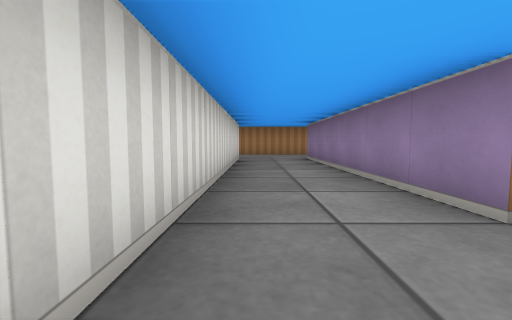
view 1 (above)

17 first-person views from a walk through a cub3D maze. The camera is about half as high as the walls, tilts 4° down and sees 90° across. The floor is counted in squares. Each view is taken from the middle of a square. On the plan, view 1 faces up. The plan holds only what a view shows up to about 9 squares ahead; the rest is blank.

view 2
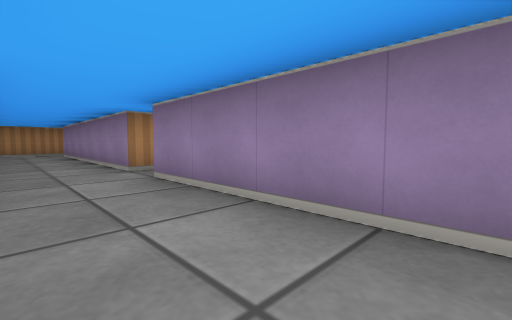

view 3
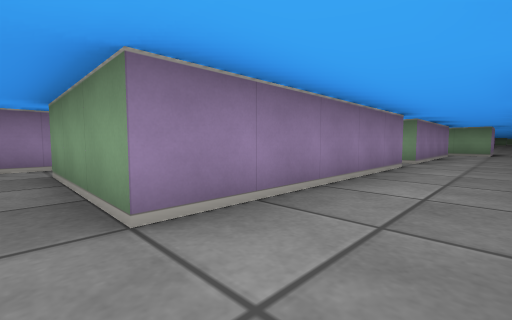

view 4
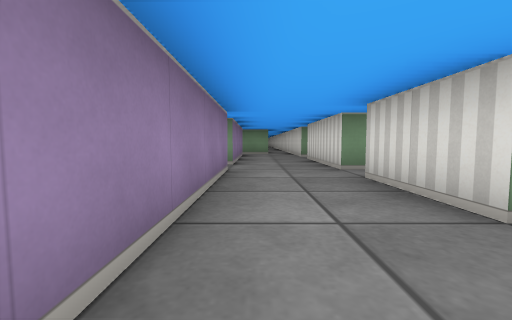

view 5
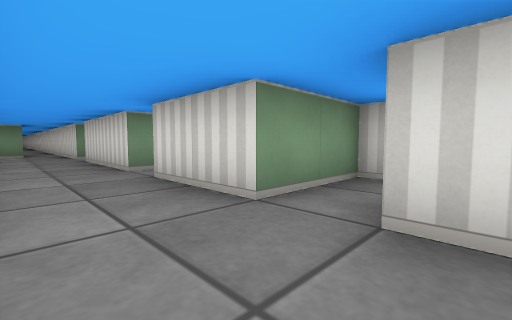

view 6
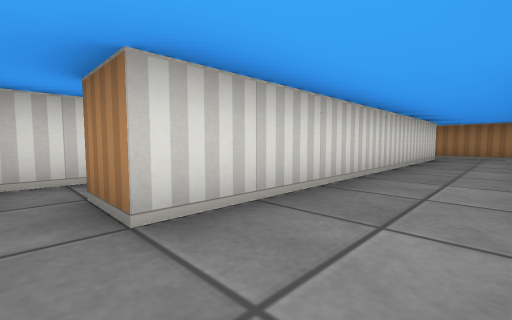

view 7
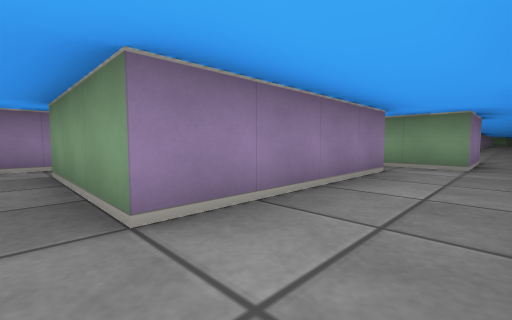

view 8
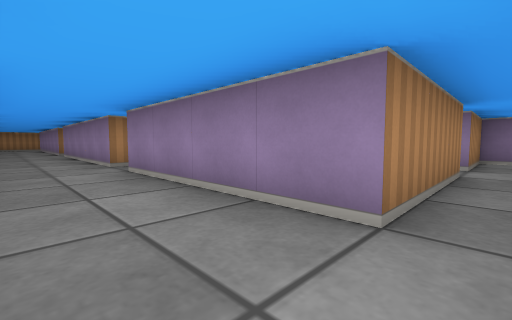

view 9
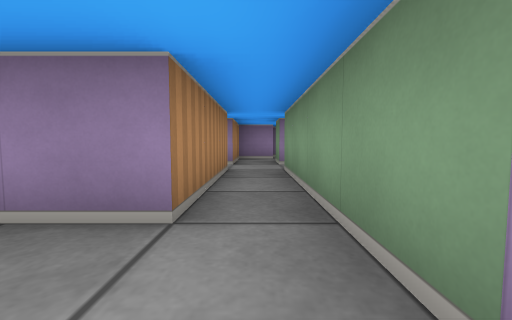

view 10
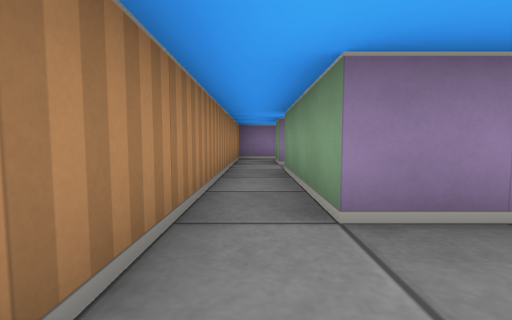

view 11
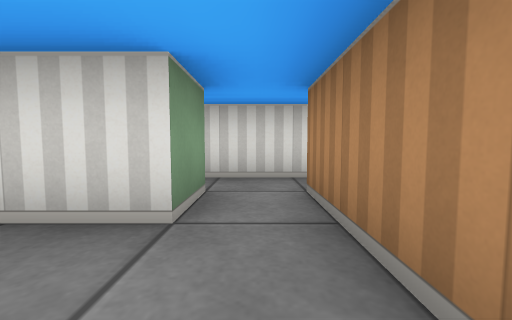

view 12
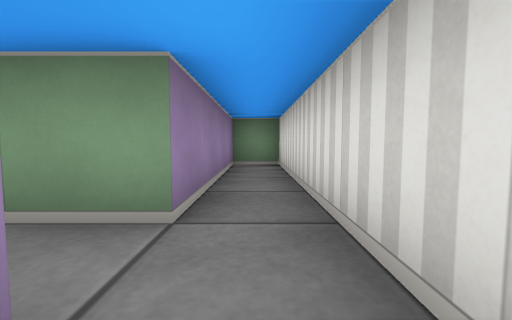

view 13
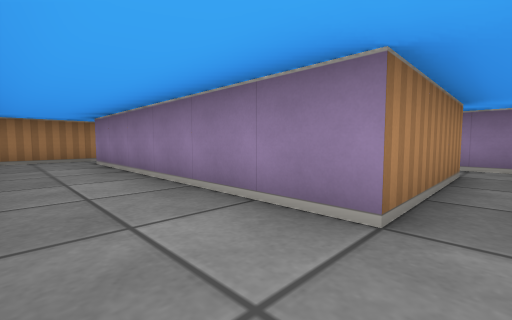

view 14
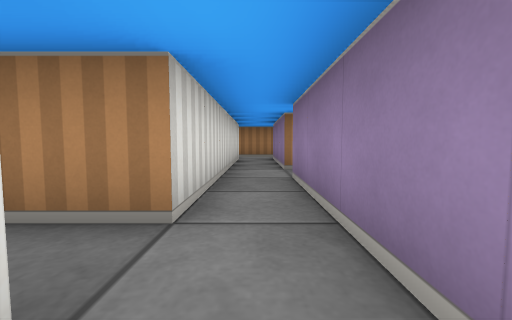

view 15
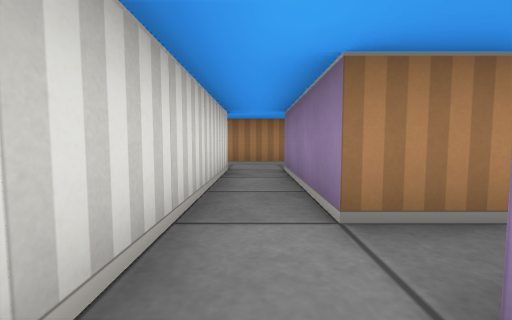

view 16
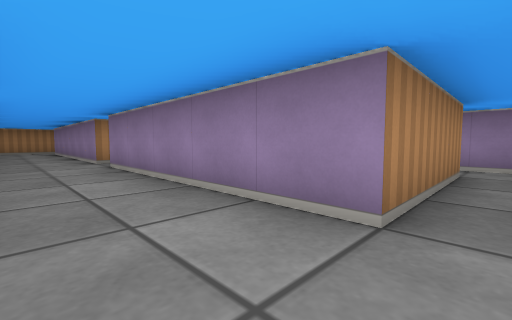

view 17
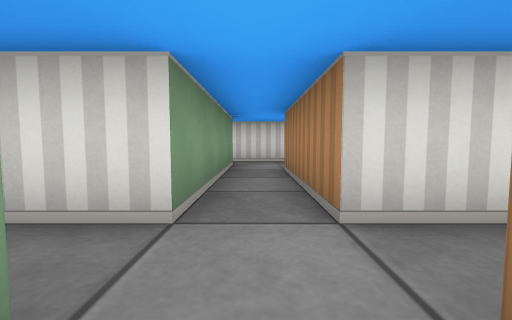

### Floor plan
Key: @ floor where view 1 was taken; # wall or solid block; . floor.
Columns run from 3 left of view 1 to 8 right of it. Each row starts with its distance up from view 1.
  9 #.##########
  8 #..........#
  7 #.#..###.# #
  6 #.#..###.#
  5 #.#..###.#
  4 #.#..###..
  3 ###..###.#
  2   #..###.#
  1   #......#
  0 #.#@.###.#
 -1 #....#
 -2 ###..#
 -3   #..#
 -4   ...###.#
 -5   #......#
 -6   #..###.#
 -7   #..# #
 -8    ..###
 -9   #..###.###
-10   #........#
-11   #.####.#
-12    .#  #
-13    .
-14    .
-15    .

Where each view was taken, in squares from view 1:
view 1: 0 up, 0 right, facing up
view 2: 3 down, 0 right, facing up-right
view 3: 1 up, 0 right, facing down-right
view 4: 0 up, 1 right, facing down
view 5: 0 up, 1 right, facing down-left
view 6: 1 down, 1 right, facing up-left
view 7: 5 down, 0 right, facing down-right
view 8: 10 down, 0 right, facing up-right
view 9: 10 down, 0 right, facing right
view 10: 8 up, 0 right, facing right
view 11: 8 up, 1 right, facing left
view 12: 9 up, 2 left, facing down
view 13: 1 up, 0 right, facing up-right
view 14: 0 up, 5 right, facing up
view 15: 3 up, 5 right, facing up
view 16: 5 down, 0 right, facing up-right
view 17: 10 down, 6 right, facing left
